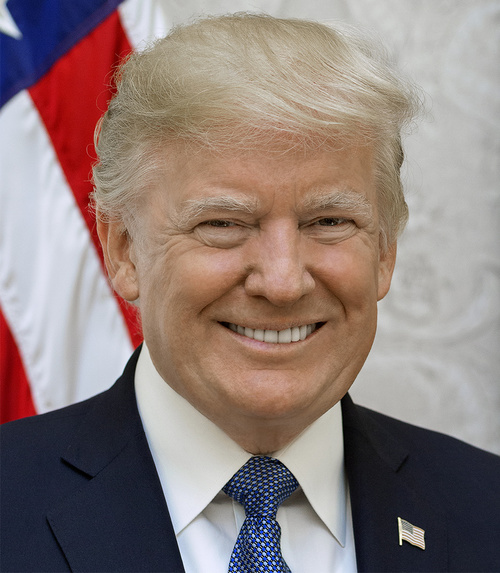
#> input picture trump.jpg, 500 x 573 px
$ jupyter execute Face_Blending.ipynb   (shell and % lines are left out)
#> lines starting #> are read from the running program, lines starting #| are printed output that depends on the picture; after the words box and inside, x2 and y2 are one past the last pixel; in counts of white or black regions, pixels touching at a corner belong together
<a href="https://colab.research.google.com/github/bigvisionai/opencv-webinar-poisson-image-editing/blob/main/Face_Blending.ipynb" target="_parent"></a>

# <font style="color:rgb(50,120,229)">Overview </font>
In this application, we will try to perform face blending. We will put one face on top of another and blend it in a way that the image editing is not obvious.

[cell 1]
# Standard imports
import cv2
import numpy as np
import matplotlib.pyplot as plt

[cell 2]
import matplotlib
matplotlib.rcParams['figure.figsize'] = (10.0, 10.0)
matplotlib.rcParams['image.cmap'] = 'gray'

[cell 3]
%cd opencv-webinar-poisson-image-editing

[cell 4]
# Read images
dst = cv2.imread("trump.jpg")
#> dst is the input picture: shape (573, 500, 3); mean B, G, R 123, 126.8, 143
dst = cv2.cvtColor(dst, cv2.COLOR_BGR2RGB)

src = cv2.imread("obama.jpg")
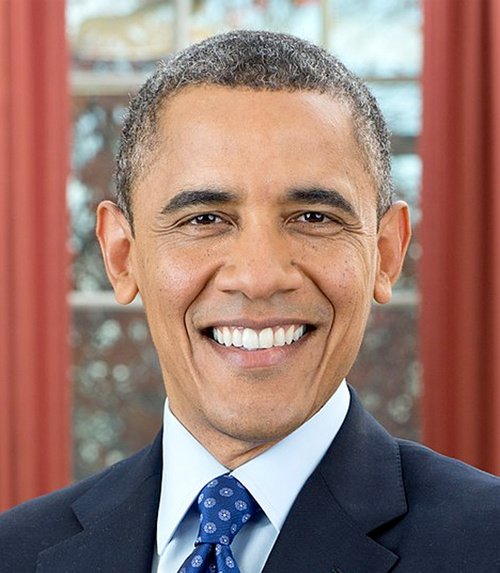
#> input picture obama.jpg, 500 x 573 px
#> src is the input picture: shape (573, 500, 3); mean B, G, R 113, 120.6, 151.9
src = cv2.cvtColor(src, cv2.COLOR_BGR2RGB)

src_mask = cv2.imread("obama-mask.jpg", cv2.IMREAD_GRAYSCALE)
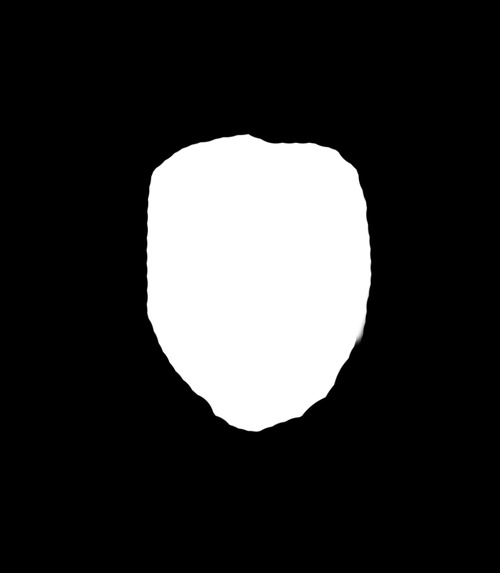
#> input picture obama-mask.jpg, 500 x 573 px
#> src_mask is the input picture: shape (573, 500); min 0, max 255, mean 48.1

[cell 5]
plt.figure(figsize=(20,10));

plt.subplot(131); plt.imshow(dst); plt.axis('off');
plt.subplot(132); plt.imshow(src); plt.axis('off');
plt.subplot(133); plt.imshow(src_mask, cmap='gray'); plt.axis('off');
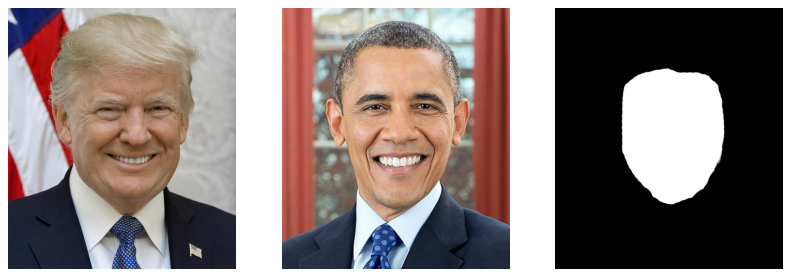
#> figure drawn by matplotlib, 3 panels

# <font style="color:rgb(50,120,229)">Simple Alpha Blending with Mask</font>

1. The lighting in the images is very different
2. The skin tones are very different
3. The blend will look ridiculous

[cell 6]
alpha = cv2.cvtColor(src_mask.copy(), cv2.COLOR_GRAY2RGB)
alpha = alpha.astype(np.float32) / 255.0
output_blend = src * alpha + dst * (1 - alpha)
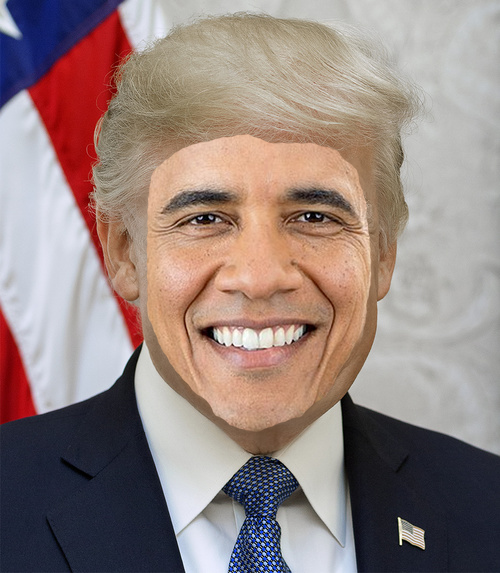
#> output_blend: shape (573, 500, 3) float32; mean R, G, B 150, 132.5, 128.3
output_blend = output_blend.astype(np.uint8)
plt.figure(figsize=(7,7)); plt.imshow(output_blend); plt.axis('off');

## <font style="color:rgb(50,120,229)">Find Center of the mask </font>

[cell 7]
# Find blob centroid
ret, src_mask_bin = cv2.threshold(src_mask, 128,255, cv2.THRESH_BINARY)
#> src_mask_bin: shape (573, 500); 18.9% white; 1 white region, box (x1, y1, x2, y2) and area: (147, 134, 371, 432) 54061
m = cv2.moments(src_mask_bin)
#> m = moments, m00 13785555, centre m10/m00, m01/m00 = (257.1, 272.9)
center = (int(m['m01']/m['m00']), int(m['m10']/m['m00']) )
#> center = (272, 257)

## <font style="color:rgb(50,120,229)">Perform Seamless Cloning </font>

[cell 8]
# Clone seamlessly.
output_clone = cv2.seamlessClone(src, dst, src_mask, center, cv2.NORMAL_CLONE)
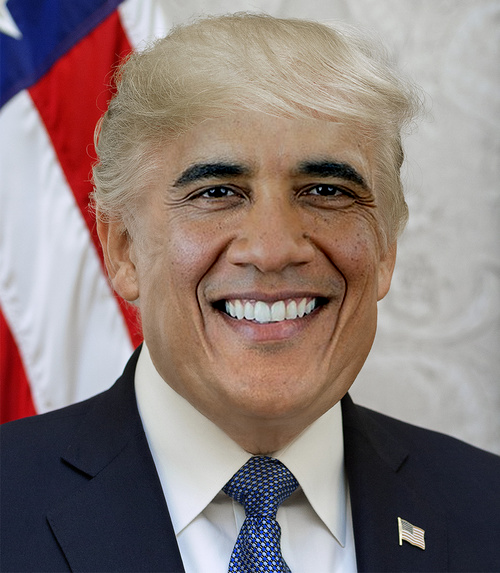
#> output_clone: shape (573, 500, 3); mean R, G, B 140.1, 124.9, 121.9

plt.figure(figsize=(15,6));
plt.subplot(121); plt.imshow(src); plt.title("Barack Obama");plt.axis('off');
plt.subplot(122); plt.imshow(dst);  plt.title("Donald Trump");plt.axis('off');
plt.figure(figsize=(15,6));
plt.subplot(121); plt.imshow(output_blend); plt.title("Using Normal Blending");plt.axis('off');
plt.subplot(122); plt.imshow(output_clone);  plt.title("Using Seamless Cloning");plt.axis('off');
